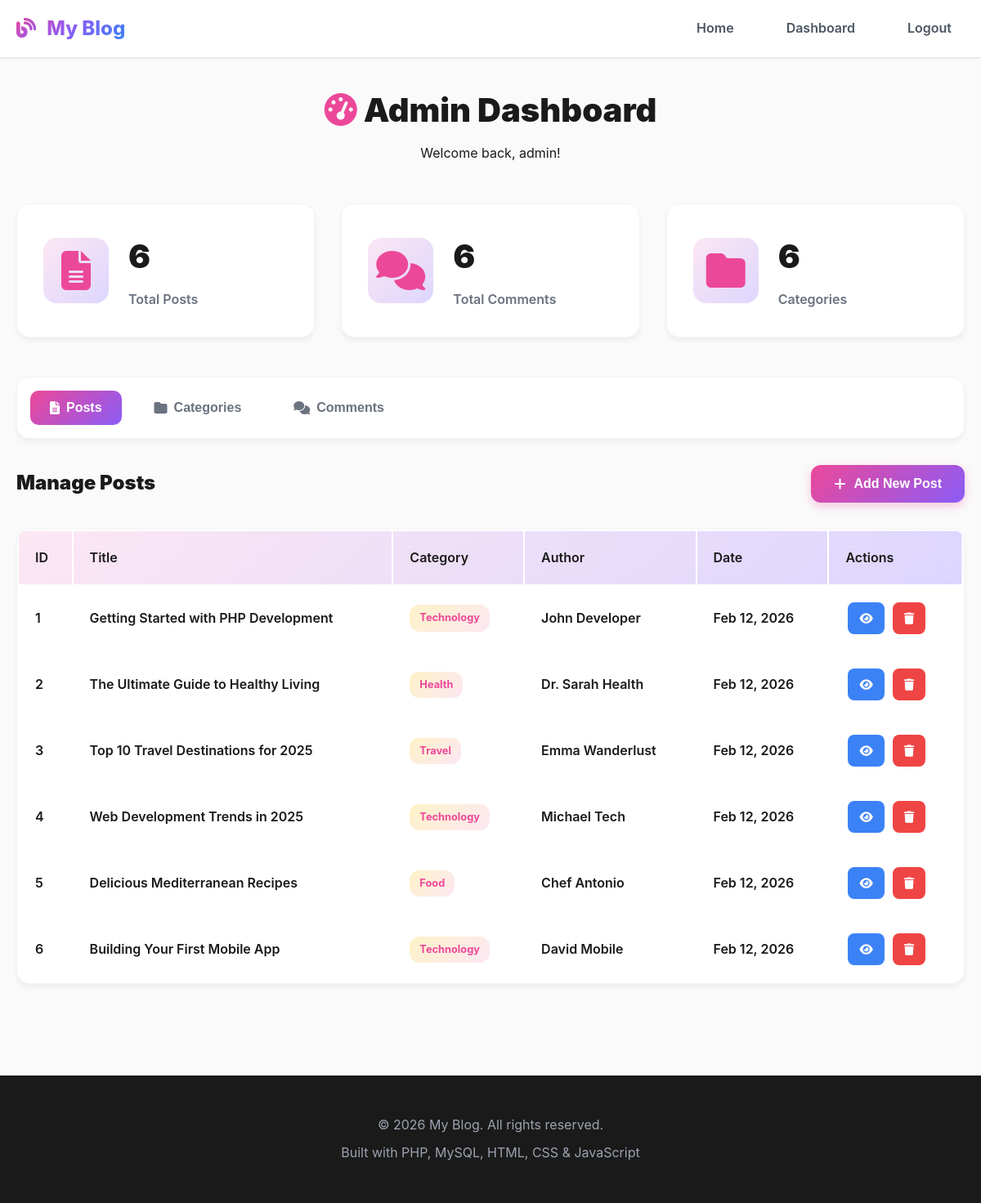
Screenshot of /admin/dashboard.php (signed in) with the database file from the repository.
### tables this page shows
CREATE TABLE IF NOT EXISTS posts (
    id INT PRIMARY KEY AUTO_INCREMENT,
    title VARCHAR(255) NOT NULL,
    content TEXT NOT NULL,
    category_id INT,
    author VARCHAR(100),
    created_at TIMESTAMP DEFAULT CURRENT_TIMESTAMP,
    updated_at TIMESTAMP DEFAULT CURRENT_TIMESTAMP ON UPDATE CURRENT_TIMESTAMP,
    FOREIGN KEY (category_id) REFERENCES categories(id) ON DELETE SET NULL
);

CREATE TABLE IF NOT EXISTS categories (
    id INT PRIMARY KEY AUTO_INCREMENT,
    name VARCHAR(100) NOT NULL,
    created_at TIMESTAMP DEFAULT CURRENT_TIMESTAMP
);

### admin/dashboard.php (the view, shortened to what this page needs)
<?php
require_once '../includes/config.php';
$action = isset($_GET['action']) ? $_GET['action'] : 'posts';
$total_posts = $conn->query("SELECT COUNT(*) as count FROM posts")->fetch_assoc()['count'];
$total_comments = $conn->query("SELECT COUNT(*) as count FROM comments")->fetch_assoc()['count'];
$total_categories = $conn->query("SELECT COUNT(*) as count FROM categories")->fetch_assoc()['count'];
$posts = $conn->query("SELECT p.*, c.name as category FROM posts p LEFT JOIN categories c ON p.category_id = c.id ORDER BY p.created_at DESC");
include '../includes/header.php';
?>
<div class="dashboard">
    <div class="container">
        <div class="dashboard-header">
            <h1><i class="fas fa-tachometer-alt"></i> Admin Dashboard</h1>
            <p>Welcome back, <?php echo $_SESSION['admin_username']; ?>!</p>
        </div>
        <div class="stats-grid">
            <div class="stat-card">
                <div class="stat-icon"><i class="fas fa-file-alt"></i></div>
                <div class="stat-info">
                    <h3><?php echo $total_posts; ?></h3>
                    <p>Total Posts</p>
                </div>
            </div>
            <div class="stat-card">
                <div class="stat-icon"><i class="fas fa-comments"></i></div>
                <div class="stat-info">
                    <h3><?php echo $total_comments; ?></h3>
                    <p>Total Comments</p>
                </div>
            </div>
            <div class="stat-card">
                <div class="stat-icon"><i class="fas fa-folder"></i></div>
                <div class="stat-info">
                    <h3><?php echo $total_categories; ?></h3>
                    <p>Categories</p>
                </div>
            </div>
        </div>
        <div class="dashboard-tabs">
            <button class="tab-btn <?php echo $action == 'posts' ? 'active' : ''; ?>" onclick="showTab('posts')">
                <i class="fas fa-file-alt"></i> Posts
            </button>
            <button class="tab-btn <?php echo $action == 'categories' ? 'active' : ''; ?>" onclick="showTab('categories')">
                <i class="fas fa-folder"></i> Categories
            </button>
            <button class="tab-btn <?php echo $action == 'comments' ? 'active' : ''; ?>" onclick="showTab('comments')">
                <i class="fas fa-comments"></i> Comments
            </button>
        </div>
        <div id="posts" class="tab-content <?php echo $action == 'posts' ? 'active' : ''; ?>">
            <div class="section-header">
                <h2>Manage Posts</h2>
                <button class="btn btn-primary" onclick="toggleForm('addPostForm')">
                    <i class="fas fa-plus"></i> Add New Post
                </button>
            </div>
            <table class="data-table">
                <thead>
                    <tr>
                        <th>ID</th>
                        <th>Title</th>
                        <th>Category</th>
                        <th>Author</th>
                        <th>Date</th>
                        <th>Actions</th>
                    </tr>
                </thead>
                <tbody>
                    <?php while($post = $posts->fetch_assoc()): ?>
                        <tr>
                            <td><?php echo $post['id']; ?></td>
                            <td><?php echo htmlspecialchars($post['title']); ?></td>
                            <td><span class="badge"><?php echo $post['category']; ?></span></td>
                            <td><?php echo htmlspecialchars($post['author']); ?></td>
                            <td><?php echo date('M d, Y', strtotime($post['created_at'])); ?></td>
                            <td>
                                <a href="../post.php?id=<?php echo $post['id']; ?>" class="btn-sm btn-info" target="_blank">
                                    <i class="fas fa-eye"></i>
                                </a>
                                <a href="?delete_post=<?php echo $post['id']; ?>"
                                   class="btn-sm btn-danger"
                                   onclick="return confirm('Delete this post?')">
                                    <i class="fas fa-trash"></i>
                                </a>
                            </td>
                        </tr>
                    <?php endwhile; ?>
                </tbody>
            </table>
        </div>
    </div>
</div>
<?php include '../includes/footer.php'; ?>

### css/style.css (style rules this page uses)
* { margin: 0; padding: 0; box-sizing: border-box; }
body { font-family: 'Inter', -apple-system, BlinkMacSystemFont, 'Segoe UI', Roboto, sans-serif; line-height: 1.6; color: #1a1a1a; background: #fafafa; }
a { text-decoration: none; color: inherit; transition: all 0.3s ease; }
.container { max-width: 1200px; margin: 0 auto; padding: 0 20px; }
.btn { padding: 14px 28px; border: none; border-radius: 12px; cursor: pointer; font-size: 1rem; font-weight: 700; transition: all 0.3s; display: inline-flex; align-items: center; gap: 10px; }
.btn-primary { background: linear-gradient(135deg, #ec4899, #8b5cf6); color: white; box-shadow: 0 4px 12px rgba(236, 72, 153, 0.3); }
.btn-danger { background: linear-gradient(135deg, #ef4444, #dc2626); color: white; }
.dashboard { background: #fafafa; min-height: calc(100vh - 200px); padding: 2rem 0; }
.dashboard-header { text-align: center; margin-bottom: 3rem; }
.dashboard-header h1 { font-size: 2.5rem; color: #1a1a1a; margin-bottom: 0.5rem; font-weight: 900; }
.dashboard-header h1 i { color: #ec4899; }
.stats-grid { display: grid; grid-template-columns: repeat(auto-fit, minmax(250px, 1fr)); gap: 2rem; margin-bottom: 3rem; }
.stat-card { background: #ffffff; padding: 2rem; border-radius: 16px; display: flex; align-items: center; gap: 1.5rem; box-shadow: 0 4px 6px rgba(0,0,0,0.05); border: 1px solid #f3f4f6; transition: all 0.3s; }
.stat-icon { font-size: 3rem; background: linear-gradient(135deg, #fce7f3 0%, #ddd6fe 100%); color: #ec4899; width: 80px; height: 80px; display: flex; align-items: center; justify-content: center; border-radius: 16px; }
.stat-info h3 { font-size: 2.5rem; color: #1a1a1a; margin-bottom: 0.5rem; font-weight: 900; }
.stat-info p { color: #6b7280; font-weight: 600; }
.dashboard-tabs { display: flex; gap: 1rem; margin-bottom: 2rem; background: #ffffff; padding: 1rem; border-radius: 16px; box-shadow: 0 4px 6px rgba(0,0,0,0.05); border: 1px solid #f3f4f6; }
.tab-btn { padding: 12px 24px; background: transparent; border: none; cursor: pointer; font-size: 1rem; font-weight: 700; color: #6b7280; border-radius: 10px; transition: all 0.3s; display: flex; align-items: center; gap: 8px; }
.tab-btn:hover, .tab-btn.active { background: linear-gradient(135deg, #ec4899, #8b5cf6); color: white; }
.tab-content { display: none; }
.tab-content.active { display: block; }
.section-header { display: flex; justify-content: space-between; align-items: center; margin-bottom: 2rem; }
.section-header h2 { font-weight: 900; color: #1a1a1a; }
.data-table { width: 100%; background: #ffffff; border-radius: 16px; overflow: hidden; box-shadow: 0 4px 6px rgba(0,0,0,0.05); border: 1px solid #f3f4f6; }
.data-table thead { background: linear-gradient(135deg, #fce7f3 0%, #ddd6fe 100%); color: #1a1a1a; }
.data-table th, .data-table td { padding: 1.25rem; text-align: left; font-weight: 600; }
.data-table tbody tr { border-bottom: 1px solid #f3f4f6; transition: background 0.2s; }
.badge { display: inline-block; padding: 6px 12px; border-radius: 12px; font-size: 0.8rem; background: linear-gradient(135deg, #fef3c7 0%, #fce7f3 100%); color: #ec4899; font-weight: 700; }
.btn-sm { padding: 8px 14px; font-size: 0.9rem; border-radius: 8px; display: inline-block; margin: 0 3px; border: none; cursor: pointer; transition: all 0.3s; }
.btn-info { background: #3b82f6; color: white; }
.btn-danger { background: #ef4444; color: white; }

### rows the page displays
posts: id "1", title "Getting Started with PHP Development", category.name "Technology", author "John Developer", created_at "Feb 12, 2026"
posts: id "2", title "The Ultimate Guide to Healthy Living", category.name "Health", author "Dr. Sarah Health", created_at "Feb 12, 2026"
posts: id "3", title "Top 10 Travel Destinations for 2025", category.name "Travel", author "Emma Wanderlust", created_at "Feb 12, 2026"
posts: id "4", title "Web Development Trends in 2025", category.name "Technology", author "Michael Tech", created_at "Feb 12, 2026"
posts: id "5", title "Delicious Mediterranean Recipes", category.name "Food", author "Chef Antonio", created_at "Feb 12, 2026"
posts: id "6", title "Building Your First Mobile App", category.name "Technology", author "David Mobile", created_at "Feb 12, 2026"

### other values shown
SITE_NAME "My Blog"
$_SESSION['admin_username'] "admin"
$total_posts "6"
$total_comments "6"
$total_categories "6"
